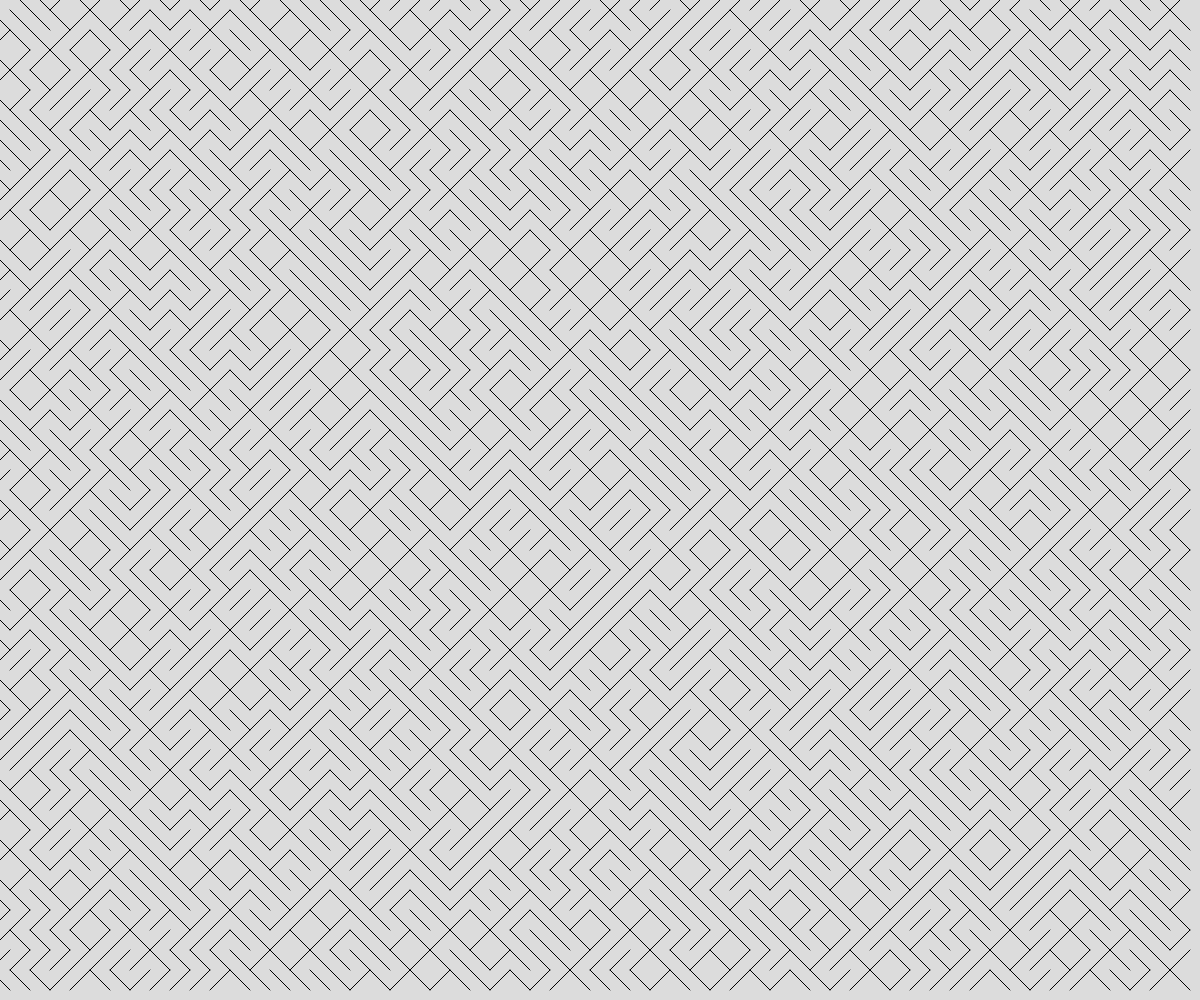
Frame 1 (no input)
Frame 60 (no input): identical to frame 1, image omitted
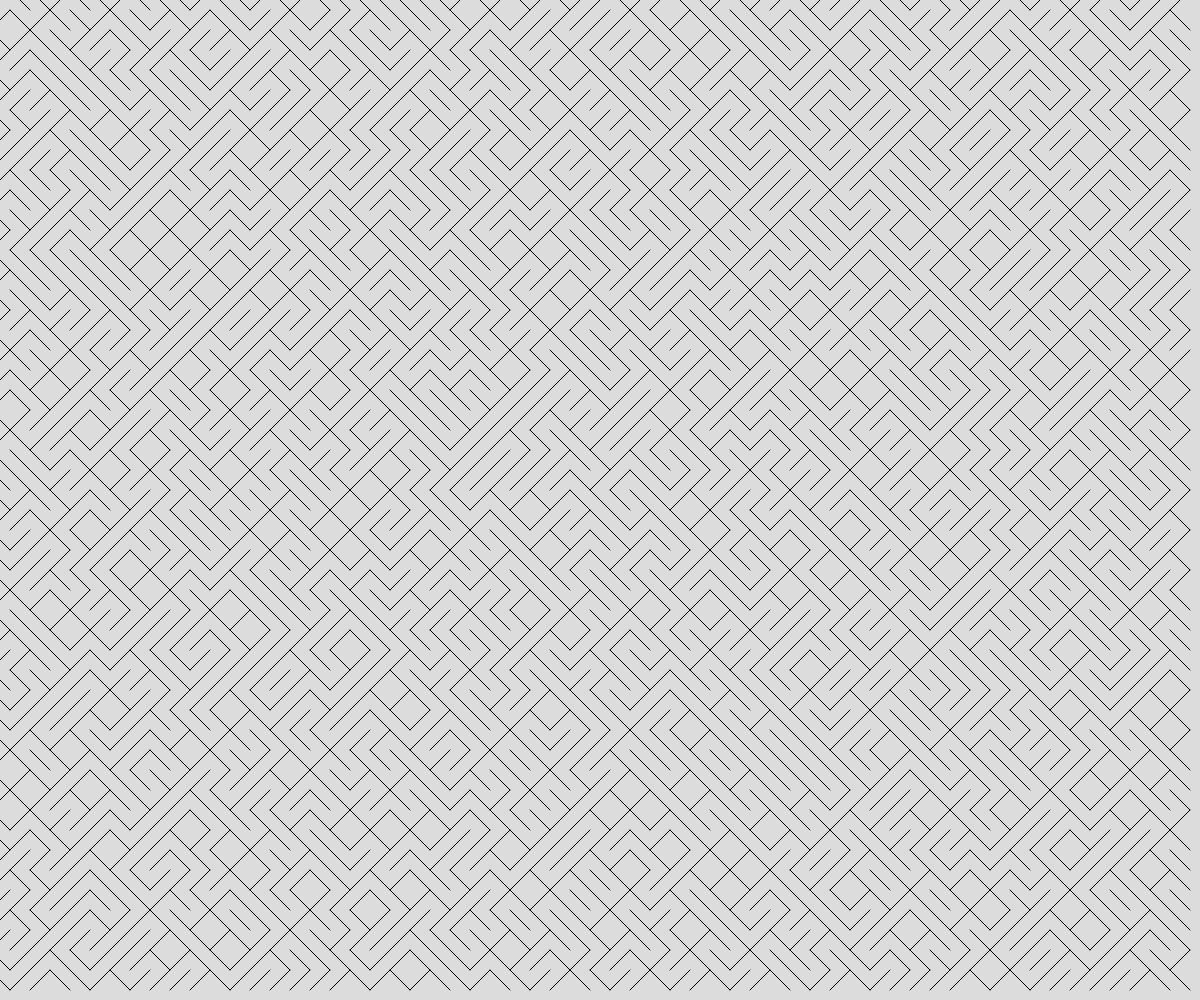
Frame 120 (the mouse pressed at the canvas centre since frame 60)

The p5.js sketch that drew these frames (run headless with seeded random() and noise() and a simulated clock; from frame 60 on, the mouse is pressed at the canvas centre):

// p5.js sketch
// ── sketch.js
// Tiling Art
// Object Notation and Arrays

let theTiles = [];
let tileSize = 20;

async function setup() {
  createCanvas(windowWidth, windowHeight);
  for (let x = 0; x < width; x += tileSize) {
    for (let y = 0; y < height; y += tileSize) {
      spawnTile(x, y);
    }
  }
}

function draw() {
  background(220);

  for (let tile of theTiles) {
    line(tile.x1, tile.y1, tile.x2, tile.y2);
  }
}

function mousePressed() {
  theTiles = [];
  setup();
}


function spawnTile(x, y){
  //randomly choose between a positive or negative slope
  let choice = random(100);
  let tile;
  if (choice > 50) {
    //positive slope
    tile = {
      x1: x - tileSize/2,
      y1: y + tileSize/2,
      x2: x + tileSize/2,
      y2: y - tileSize/2,
    };
  }
  else {
    //negative slope
    tile = {
      x1: x - tileSize/2,
      y1: y - tileSize/2,
      x2: x + tileSize/2,
      y2: y + tileSize/2,
    };
  }
  theTiles.push(tile);
}
